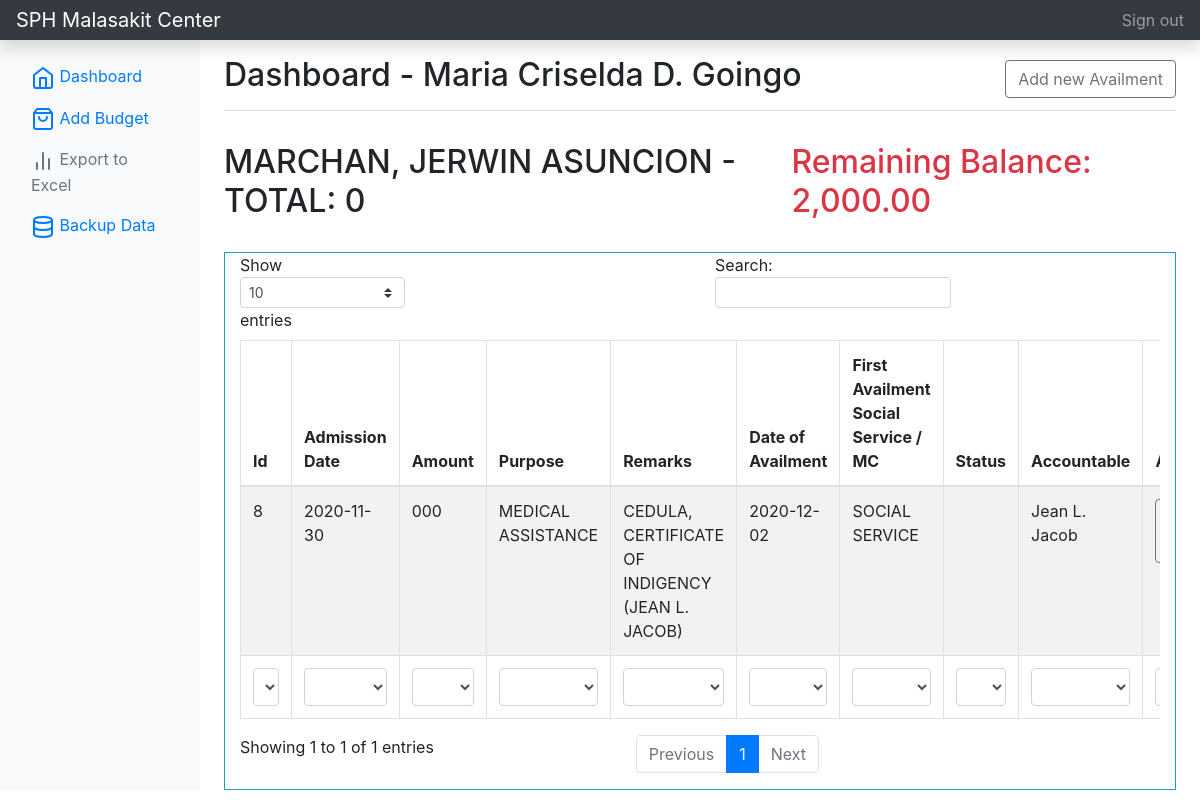
The app's page /addAvailment.php?id=13&client_id=8 (signed in) with its own data.
### tables this page shows
CREATE TABLE IF NOT EXISTS `tbl_client` (
  `id` int(24) unsigned NOT NULL AUTO_INCREMENT,
  `fullname` varchar(255) NOT NULL,
  `fullname_client` varchar(255) NOT NULL,
  `age` int(12) NOT NULL,
  `gender` varchar(50) NOT NULL,
  `client_admission` varchar(50) DEFAULT NULL,
  `address` varchar(50) NOT NULL,
  `birthdate` varchar(50) NOT NULL,
  `requirements` varchar(255) NOT NULL,
  `patient_status` varchar(50) DEFAULT NULL,
  `accountable` varchar(50) DEFAULT NULL,
  PRIMARY KEY (`id`)
);

CREATE TABLE IF NOT EXISTS `listofavailment` (
  `id` int(10) unsigned NOT NULL AUTO_INCREMENT,
  `client_id` int(10) unsigned DEFAULT NULL,
  `user` varchar(50) DEFAULT NULL,
  `admissiondate` varchar(50) DEFAULT NULL,
  `amount` varchar(50) DEFAULT NULL,
  `purpose` varchar(255) DEFAULT NULL,
  `remarks` varchar(255) DEFAULT NULL,
  `firstavailment` varchar(50) DEFAULT NULL,
  `dateofavailment` varchar(50) DEFAULT NULL,
  `status` varchar(50) DEFAULT NULL,
  PRIMARY KEY (`id`)
);

### addAvailment.php (the view, shortened to what this page needs)
    <?php
include_once('connection.php');
$client_id = $_GET['client_id'];
$user_fullname =  $_SESSION['user_fullname'];
$sql = "SELECT * FROM tbl_client WHERE id = $client_id";
$result = mysqli_query($conn, $sql);
if (mysqli_num_rows($result) > 0) {
    while ($row = mysqli_fetch_assoc($result)) {
        $client_name = $row['fullname'];
    }
}
if (isset($_SESSION['loggedin'])) {
?>
<!doctype html>
<html lang="en">
  <head>
<link href="./assets/css/bootstrap.min.css" rel="stylesheet">
    <link href="./assets/css/bootstrap.min2.css" rel="stylesheet">
  </head>
  <body>
    <nav class="navbar navbar-dark sticky-top bg-dark flex-md-nowrap p-0 shadow">
  <a class="navbar-brand col-md-3 col-lg-2 mr-0 px-3" href="home.php?id=<?php echo $_GET['id'] ?>">SPH Malasakit Center</a>
  <ul class="navbar-nav px-3">
    <li class="nav-item text-nowrap">
      <a class="nav-link" href="logout.php">Sign out</a>
    </li>
  </ul>
</nav>
<div class="container-fluid">
  <div class="row">
  <?php include 'sidebar.php';?>
    <main role="main" class="col-md-9 ml-sm-auto col-lg-10 px-md-4">
      <div class="d-flex justify-content-between flex-wrap flex-md-nowrap align-items-center pt-3 pb-2 mb-3 border-bottom">
        <h1 class="h2">Dashboard - <?php echo $user_fullname ?></h1>
        <button  class="btn btn-md btn-outline-secondary" type="button" data-toggle="collapse" data-target="#newClientCollapse" aria-expanded="false" aria-controls="newClientCollapse">
            Add new Availment
        </button>
      </div>
        <div class="d-flex justify-content-between flex-wrap flex-md-nowrap align-items-center pt-3 pb-2 mb-3">
        <?php
            $client_id = $_GET['client_id'];
            $sql = "SELECT SUM(amount) AS total FROM listofavailment WHERE client_id = $client_id AND status != 'Complete'  GROUP BY admissiondate";
            $result = mysqli_query($conn, $sql);
            if (mysqli_num_rows($result) > 0) {
                while ($row = mysqli_fetch_assoc($result)) {
                    $total_rendered = $row['total'];
                }
            } else{
                $total_rendered = 0;
            }
        ?>
            <h1 class="h2"><?php
            if(isset($client_name)){
                echo $client_name;} ?> - TOTAL: <?php
                    if($total_rendered == 0){
                        echo "0";
                    } else{
                        echo number_format($total_rendered);
                    }
                ?></h1>
                <h2 class="text-danger">
                    <?php
                    $client_id = $_GET['client_id'];
                    $sql = "SELECT SUM(amount) as balance FROM listofavailment WHERE client_id = $client_id && status != 'Complete' ";
                        $result = mysqli_query($conn, $sql);
                        if (mysqli_num_rows($result) > 0) {
                            while ($row = mysqli_fetch_assoc($result)) {
                            $balance = $row['balance'];
                            $total =  2000 - $balance;
                            echo 'Remaining Balance: ' . number_format($total, 2);
                            }
                        }
                    ?>
                </h2>
        </div>
            <div class="container-fluid mt-3">
                <div class="row">
                        <div class="col-md-12 border border-info">
                            <div class="table-responsive">
                            <table id="example" class="table table-striped table-bordered" style="width:100%">
                                <thead>
                                    <tr>
                                        <th>Id</th>
                                        <th>Admission Date</th>
                                        <th>Amount</th>
                                        <th>Purpose</th>
                                        <th>Remarks</th>
                                        <th>Date of Availment</th>
                                        <th>First Availment Social Service / MC</th>
                                        <th>Status</th>
                                        <th>Accountable</th>
                                        <th>Action</th>
                                    </tr>
                                </thead>
                                <tbody>
                                <?php
                                $sql = "SELECT * FROM view_clientinfo WHERE client_id = $client_id AND status != 'Complete'  ORDER BY id desc";
                                    $result = mysqli_query($conn, $sql);
                                    if ($result) {
                                        while ($row = mysqli_fetch_assoc($result)) {
                                            $avail_id = $row['id'];
                                            $user = $row['user'];
                                            $admissiondate = $row['admissiondate'];
                                            $amount = $row['amount'];
                                            $remarks = $row['remarks'];
                                            $purpose = $row['purpose'];
                                            $firstavailment = $row['firstavailment'];
                                            $dateofavailemnt = $row['dateofavailment'];
                                            $status = $row['status'];
                                            echo '
                                                <tr>
                                                    <td>' . $avail_id . '</td>
                                                    <td>' . $admissiondate . '</td>
                                                    <td>' . $amount . '</td>
                                                    <td>' . $purpose . '</td>
                                                    <td>' . $remarks . '</td>
                                                    <td>' . $dateofavailemnt . '</td>
                                                    <td>' . $firstavailment . '</td>
                                                    <td>' . $status . '</td>
                                                    <td>' . $user . '</td>
                                                    <td align="center">
                                                     <a href="editAvailment.php?id='.$_GET['id'].'&avail_id='.$avail_id.'" class="btn btn-md btn-outline-secondary"><span data-feather="send"></span> Edit</a>
                                                    </button>
                                                    </td>
                                                </tr>
                                                ';
                                        }
                                    }
                                    ?>
                                </tbody>
                                <tfoot>
                                    <tr>
                                        <th>Id</th>
                                        <th>Admission Date</th>
                                        <th>Amount</th>
                                        <th>Purpose</th>
                                        <th>Remarks</th>
                                        <th>Date of Availment</th>
                                        <th>First Availment Social Service / MC</th>
                                        <th>Status</th>
                                        <th>Accountable</th>
                                        <th>Action</th>
                                    </tr>
                                </tfoot>
                            </table>
                        </div>
                    </div>
                </div>
            </div>
    </main>
  </div>
</div>
    </body>
</html>
<?php
} else {
    $url = "./index.php";
    $url = str_replace(PHP_EOL, '', $url);
    header("Location: $url");
}
?>

### records on screen
tbl_client: fullname "MARCHAN, JERWIN ASUNCION"
listofavailment: id "8", admissiondate "2020-11-30", amount "000", purpose "MEDICAL ASSISTANCE", remarks "CEDULA, CERTIFICATE OF INDIGENCY (JEAN L. JACOB)", dateofavailment "2020-12-02", firstavailment "SOCIAL SERVICE", user "Jean L. Jacob"

### other values on screen
$user_fullname "Maria Criselda D. Goingo"
$total "2,000.00"
